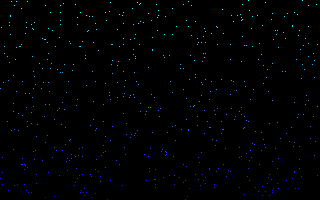
Frame 1 (no input)
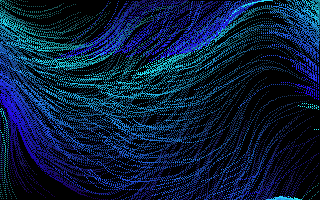
Frame 60 (the mouse pressed at the canvas centre just before this capture)
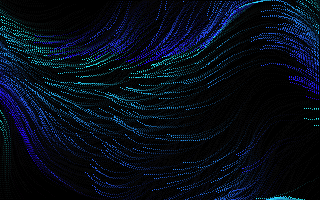
Frame 120 (the mouse held since frame 60 and released just before this capture)

The Processing sketch that drew these frames (run headless with seeded random() and noise(); from frame 60 on, the mouse is pressed at the canvas centre):

// Processing sketch: SurfsUp
// ── SurfsUp.pde
// Pixel-sized particles version, of 'surfs_up'.
// Particles are now directly noise driven omitting the flow field.
// Array[], particle, pixel, noise()
// Mouse click to reset, mouseX adjusts background clear.

// Found at: https://www.openprocessing.org/sketch/298646

Particle[] particles;
int particleCount;
float alpha;

//OPC opc;

void setup() {
  size(320, 200);
  
  //opc = new OPC(this, "127.0.0.1", 7890);

  //opc.ledGrid(0, 16, 10, width/2, height/2, 30, 30, 0, false, false);
  //opc.enableShowLocations = true;
  
  background(0);
  noStroke();
  particleCount = 600;
  setParticles();
}

void draw() {
  frameRate(20);
  alpha = map(mouseX, 0, width, 5, 35);
  fill(0, alpha);
  rect(0, 0, width, height);

  loadPixels();
  for (Particle p : particles) {
    p.move();
  }
  updatePixels();
}

void setParticles() {
  particles = new Particle[particleCount];
  for (int i = 0; i < particleCount; i++) { 
    float x = random(width);
    float y = random(height);
    float adj = map(y, 0, height, 255, 0);
    int c = color(40, adj, 255);
    particles[i]= new Particle(x, y, c);
  }
}

void mousePressed() {
  setParticles();
}

class Particle {
  float posX, posY, incr, theta;
  color  c;

  Particle(float xIn, float yIn, color cIn) {
    posX = xIn;
    posY = yIn;
    c = cIn;
  }

  public void move() {
    update();
    wrap();
    display();
  }

  void update() {
    incr +=  .008;
    theta = noise(posX * .006, posY * .004, incr) * TWO_PI;
    posX += 2 * cos(theta);
    posY += 2 * sin(theta);
  }

  void display() {
    if (posX > 0 && posX < width && posY > 0  && posY < height) {
      pixels[(int)posX + (int)posY * width] =  c;
    }
  }

  void wrap() {
    if (posX < 0) posX = width;
    if (posX > width ) posX =  0;
    if (posY < 0 ) posY = height;
    if (posY > height) posY =  0;
  }
}
